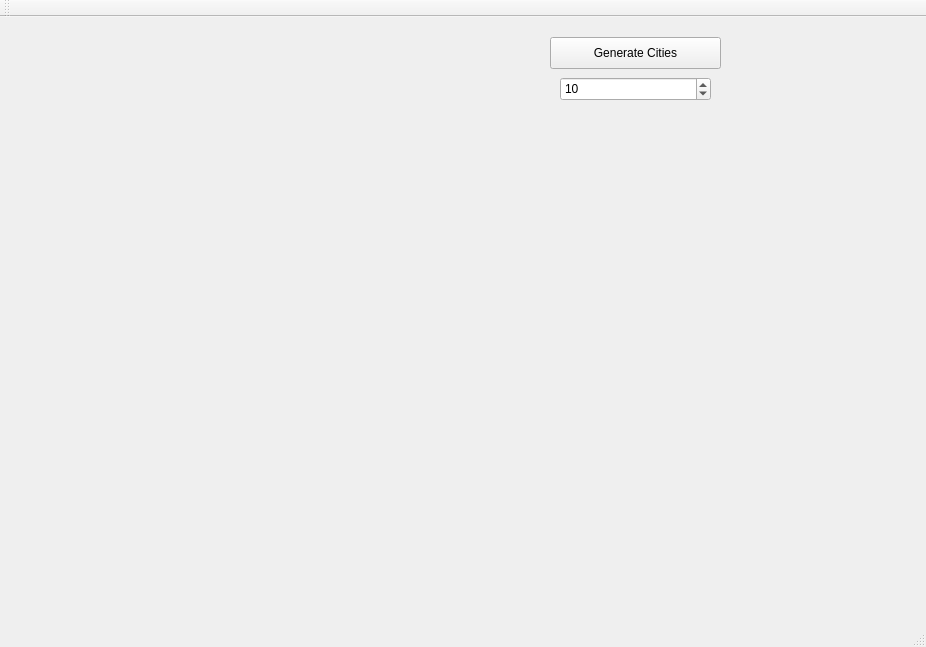
<?xml version="1.0" encoding="UTF-8"?>
<ui version="4.0">
 <class>MainWindow</class>
 <widget class="QMainWindow" name="MainWindow">
  <property name="geometry">
   <rect>
    <x>0</x>
    <y>0</y>
    <width>926</width>
    <height>647</height>
   </rect>
  </property>
  <property name="windowTitle">
   <string>MainWindow</string>
  </property>
  <widget class="QWidget" name="centralWidget">
   <widget class="QPushButton" name="pushButton">
    <property name="geometry">
     <rect>
      <x>550</x>
      <y>20</y>
      <width>171</width>
      <height>32</height>
     </rect>
    </property>
    <property name="text">
     <string>Generate Cities</string>
    </property>
   </widget>
   <widget class="DrawCitiesWidget" name="widget" native="true">
    <property name="geometry">
     <rect>
      <x>10</x>
      <y>10</y>
      <width>510</width>
      <height>510</height>
     </rect>
    </property>
   </widget>
   <widget class="QSpinBox" name="spinBox">
    <property name="geometry">
     <rect>
      <x>560</x>
      <y>60</y>
      <width>151</width>
      <height>24</height>
     </rect>
    </property>
    <property name="minimum">
     <number>3</number>
    </property>
    <property name="maximum">
     <number>10000</number>
    </property>
    <property name="value">
     <number>10</number>
    </property>
   </widget>
  </widget>
  <widget class="QMenuBar" name="menuBar">
   <property name="geometry">
    <rect>
     <x>0</x>
     <y>0</y>
     <width>926</width>
     <height>22</height>
    </rect>
   </property>
  </widget>
  <widget class="QToolBar" name="mainToolBar">
   <attribute name="toolBarArea">
    <enum>TopToolBarArea</enum>
   </attribute>
   <attribute name="toolBarBreak">
    <bool>false</bool>
   </attribute>
  </widget>
  <widget class="QStatusBar" name="statusBar"/>
 </widget>
 <layoutdefault spacing="6" margin="11"/>
 <customwidgets>
  <customwidget>
   <class>DrawCitiesWidget</class>
   <extends>QWidget</extends>
   <header>drawcitieswidget.h</header>
   <container>1</container>
  </customwidget>
 </customwidgets>
 <resources/>
 <connections/>
</ui>
